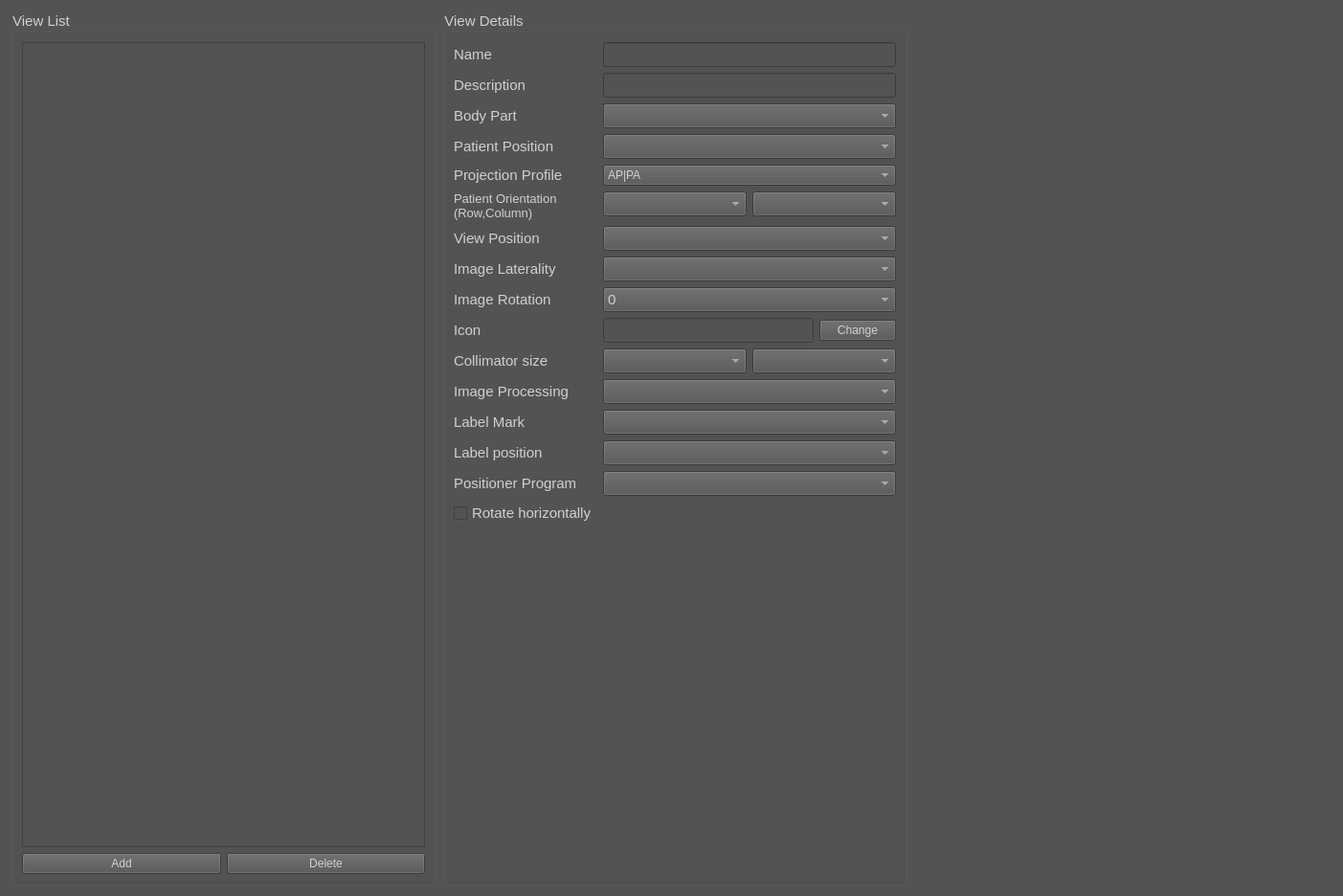
<?xml version="1.0" encoding="UTF-8"?>
<ui version="4.0">
 <class>ViewConfigurationWidget</class>
 <widget class="QWidget" name="ViewConfigurationWidget">
  <property name="geometry">
   <rect>
    <x>0</x>
    <y>0</y>
    <width>1403</width>
    <height>936</height>
   </rect>
  </property>
  <property name="font">
   <font>
    <pointsize>11</pointsize>
   </font>
  </property>
  <property name="windowTitle">
   <string>Form</string>
  </property>
  <property name="styleSheet">
   <string notr="true">color: rgb(208, 208, 208);
background-color: rgb(83, 83, 83);</string>
  </property>
  <layout class="QHBoxLayout" name="horizontalLayout_5">
   <item>
    <widget class="QGroupBox" name="viewListGroupBox">
     <property name="font">
      <font>
       <pointsize>11</pointsize>
      </font>
     </property>
     <property name="title">
      <string>View List</string>
     </property>
     <layout class="QVBoxLayout" name="verticalLayout_2">
      <item>
       <widget class="QListView" name="viewListView"/>
      </item>
      <item>
       <layout class="QHBoxLayout" name="horizontalLayout">
        <item>
         <widget class="QPushButton" name="addViewBtn">
          <property name="text">
           <string>Add</string>
          </property>
         </widget>
        </item>
        <item>
         <widget class="QPushButton" name="deleteViewBtn">
          <property name="text">
           <string>Delete</string>
          </property>
         </widget>
        </item>
       </layout>
      </item>
     </layout>
    </widget>
   </item>
   <item>
    <widget class="QGroupBox" name="viewDetailGroupBox">
     <property name="font">
      <font>
       <pointsize>11</pointsize>
      </font>
     </property>
     <property name="title">
      <string>View Details</string>
     </property>
     <layout class="QFormLayout" name="formLayout">
      <item row="0" column="0">
       <widget class="QLabel" name="viewNameLbl">
        <property name="font">
         <font>
          <pointsize>11</pointsize>
         </font>
        </property>
        <property name="text">
         <string>Name</string>
        </property>
       </widget>
      </item>
      <item row="0" column="1">
       <widget class="QLineEdit" name="viewNameLineEdit">
        <property name="minimumSize">
         <size>
          <width>150</width>
          <height>0</height>
         </size>
        </property>
        <property name="font">
         <font>
          <pointsize>11</pointsize>
         </font>
        </property>
       </widget>
      </item>
      <item row="1" column="0">
       <widget class="QLabel" name="viewDescriptionLbl">
        <property name="font">
         <font>
          <pointsize>11</pointsize>
         </font>
        </property>
        <property name="text">
         <string>Description</string>
        </property>
       </widget>
      </item>
      <item row="1" column="1">
       <widget class="QLineEdit" name="viewDescriptionLineEdit">
        <property name="minimumSize">
         <size>
          <width>150</width>
          <height>0</height>
         </size>
        </property>
        <property name="font">
         <font>
          <pointsize>11</pointsize>
         </font>
        </property>
       </widget>
      </item>
      <item row="2" column="0">
       <widget class="QLabel" name="bodyPartLbl">
        <property name="font">
         <font>
          <pointsize>11</pointsize>
         </font>
        </property>
        <property name="text">
         <string>Body Part</string>
        </property>
       </widget>
      </item>
      <item row="2" column="1">
       <widget class="QComboBox" name="bodyPartComboBox">
        <property name="minimumSize">
         <size>
          <width>150</width>
          <height>0</height>
         </size>
        </property>
        <property name="font">
         <font>
          <pointsize>11</pointsize>
         </font>
        </property>
       </widget>
      </item>
      <item row="3" column="0">
       <widget class="QLabel" name="orientationPartLbl_2">
        <property name="font">
         <font>
          <pointsize>11</pointsize>
         </font>
        </property>
        <property name="text">
         <string>Patient Position</string>
        </property>
       </widget>
      </item>
      <item row="3" column="1">
       <widget class="QComboBox" name="patientPositionComboBox">
        <property name="minimumSize">
         <size>
          <width>150</width>
          <height>0</height>
         </size>
        </property>
        <property name="font">
         <font>
          <pointsize>11</pointsize>
         </font>
        </property>
        <item>
         <property name="text">
          <string/>
         </property>
        </item>
        <item>
         <property name="text">
          <string>Supine</string>
         </property>
        </item>
        <item>
         <property name="text">
          <string>Prone</string>
         </property>
        </item>
        <item>
         <property name="text">
          <string>Erect</string>
         </property>
        </item>
        <item>
         <property name="text">
          <string>Lateral</string>
         </property>
        </item>
       </widget>
      </item>
      <item row="4" column="0">
       <widget class="QLabel" name="projectionProfilePositionLbl">
        <property name="font">
         <font>
          <pointsize>11</pointsize>
         </font>
        </property>
        <property name="text">
         <string>Projection Profile</string>
        </property>
       </widget>
      </item>
      <item row="4" column="1">
       <widget class="QComboBox" name="projectionProfileComboBox">
        <property name="minimumSize">
         <size>
          <width>150</width>
          <height>0</height>
         </size>
        </property>
        <item>
         <property name="text">
          <string>AP|PA</string>
         </property>
        </item>
        <item>
         <property name="text">
          <string>LAT</string>
         </property>
        </item>
        <item>
         <property name="text">
          <string>OBL</string>
         </property>
        </item>
        <item>
         <property name="text">
          <string>AXIAL</string>
         </property>
        </item>
        <item>
         <property name="text">
          <string>DUAL</string>
         </property>
        </item>
       </widget>
      </item>
      <item row="5" column="0">
       <widget class="QLabel" name="patientOrientationLbl">
        <property name="font">
         <font>
          <pointsize>10</pointsize>
         </font>
        </property>
        <property name="text">
         <string>Patient Orientation
(Row,Column)</string>
        </property>
       </widget>
      </item>
      <item row="5" column="1">
       <layout class="QHBoxLayout" name="horizontalLayout_2">
        <item>
         <widget class="QComboBox" name="patientOrientationRowComboBox">
          <property name="minimumSize">
           <size>
            <width>150</width>
            <height>0</height>
           </size>
          </property>
          <property name="font">
           <font>
            <pointsize>11</pointsize>
           </font>
          </property>
          <item>
           <property name="text">
            <string/>
           </property>
          </item>
          <item>
           <property name="text">
            <string>L</string>
           </property>
          </item>
          <item>
           <property name="text">
            <string>R</string>
           </property>
          </item>
          <item>
           <property name="text">
            <string>A</string>
           </property>
          </item>
          <item>
           <property name="text">
            <string>P</string>
           </property>
          </item>
          <item>
           <property name="text">
            <string>H</string>
           </property>
          </item>
          <item>
           <property name="text">
            <string>F</string>
           </property>
          </item>
          <item>
           <property name="text">
            <string>LA</string>
           </property>
          </item>
          <item>
           <property name="text">
            <string>LP</string>
           </property>
          </item>
          <item>
           <property name="text">
            <string>LH</string>
           </property>
          </item>
          <item>
           <property name="text">
            <string>LF</string>
           </property>
          </item>
          <item>
           <property name="text">
            <string>RA</string>
           </property>
          </item>
          <item>
           <property name="text">
            <string>RP</string>
           </property>
          </item>
          <item>
           <property name="text">
            <string>RH</string>
           </property>
          </item>
          <item>
           <property name="text">
            <string>RF</string>
           </property>
          </item>
          <item>
           <property name="text">
            <string>AL</string>
           </property>
          </item>
          <item>
           <property name="text">
            <string>AR</string>
           </property>
          </item>
          <item>
           <property name="text">
            <string>AH</string>
           </property>
          </item>
          <item>
           <property name="text">
            <string>AF</string>
           </property>
          </item>
          <item>
           <property name="text">
            <string>PL</string>
           </property>
          </item>
          <item>
           <property name="text">
            <string>PR</string>
           </property>
          </item>
          <item>
           <property name="text">
            <string>PH</string>
           </property>
          </item>
          <item>
           <property name="text">
            <string>PF</string>
           </property>
          </item>
          <item>
           <property name="text">
            <string>HL</string>
           </property>
          </item>
          <item>
           <property name="text">
            <string>HR</string>
           </property>
          </item>
          <item>
           <property name="text">
            <string>HA</string>
           </property>
          </item>
          <item>
           <property name="text">
            <string>HP</string>
           </property>
          </item>
          <item>
           <property name="text">
            <string>FL</string>
           </property>
          </item>
          <item>
           <property name="text">
            <string>FR</string>
           </property>
          </item>
          <item>
           <property name="text">
            <string>FA</string>
           </property>
          </item>
          <item>
           <property name="text">
            <string>FP</string>
           </property>
          </item>
         </widget>
        </item>
        <item>
         <widget class="QComboBox" name="patientOrientationColumnComboBox">
          <property name="minimumSize">
           <size>
            <width>150</width>
            <height>0</height>
           </size>
          </property>
          <property name="font">
           <font>
            <pointsize>11</pointsize>
           </font>
          </property>
          <item>
           <property name="text">
            <string/>
           </property>
          </item>
          <item>
           <property name="text">
            <string>L</string>
           </property>
          </item>
          <item>
           <property name="text">
            <string>R</string>
           </property>
          </item>
          <item>
           <property name="text">
            <string>A</string>
           </property>
          </item>
          <item>
           <property name="text">
            <string>P</string>
           </property>
          </item>
          <item>
           <property name="text">
            <string>H</string>
           </property>
          </item>
          <item>
           <property name="text">
            <string>F</string>
           </property>
          </item>
          <item>
           <property name="text">
            <string>LA</string>
           </property>
          </item>
          <item>
           <property name="text">
            <string>LP</string>
           </property>
          </item>
          <item>
           <property name="text">
            <string>LH</string>
           </property>
          </item>
          <item>
           <property name="text">
            <string>LF</string>
           </property>
          </item>
          <item>
           <property name="text">
            <string>RA</string>
           </property>
          </item>
          <item>
           <property name="text">
            <string>RP</string>
           </property>
          </item>
          <item>
           <property name="text">
            <string>RH</string>
           </property>
          </item>
          <item>
           <property name="text">
            <string>RF</string>
           </property>
          </item>
          <item>
           <property name="text">
            <string>AL</string>
           </property>
          </item>
          <item>
           <property name="text">
            <string>AR</string>
           </property>
          </item>
          <item>
           <property name="text">
            <string>AH</string>
           </property>
          </item>
          <item>
           <property name="text">
            <string>AF</string>
           </property>
          </item>
          <item>
           <property name="text">
            <string>PL</string>
           </property>
          </item>
          <item>
           <property name="text">
            <string>PR</string>
           </property>
          </item>
          <item>
           <property name="text">
            <string>PH</string>
           </property>
          </item>
          <item>
           <property name="text">
            <string>PF</string>
           </property>
          </item>
          <item>
           <property name="text">
            <string>HL</string>
           </property>
          </item>
          <item>
           <property name="text">
            <string>HR</string>
           </property>
          </item>
          <item>
           <property name="text">
            <string>HA</string>
           </property>
          </item>
          <item>
           <property name="text">
            <string>HP</string>
           </property>
          </item>
          <item>
           <property name="text">
            <string>FL</string>
           </property>
          </item>
          <item>
           <property name="text">
            <string>FR</string>
           </property>
          </item>
          <item>
           <property name="text">
            <string>FA</string>
           </property>
          </item>
          <item>
           <property name="text">
            <string>FP</string>
           </property>
          </item>
         </widget>
        </item>
       </layout>
      </item>
      <item row="6" column="0">
       <widget class="QLabel" name="viewPositionLbl">
        <property name="font">
         <font>
          <pointsize>11</pointsize>
         </font>
        </property>
        <property name="text">
         <string>View Position</string>
        </property>
       </widget>
      </item>
      <item row="6" column="1">
       <widget class="QComboBox" name="viewPositionComboBox">
        <property name="minimumSize">
         <size>
          <width>150</width>
          <height>0</height>
         </size>
        </property>
        <property name="font">
         <font>
          <pointsize>11</pointsize>
         </font>
        </property>
        <item>
         <property name="text">
          <string/>
         </property>
        </item>
        <item>
         <property name="text">
          <string>AP</string>
         </property>
        </item>
        <item>
         <property name="text">
          <string>PA</string>
         </property>
        </item>
        <item>
         <property name="text">
          <string>LL</string>
         </property>
        </item>
        <item>
         <property name="text">
          <string>RL</string>
         </property>
        </item>
        <item>
         <property name="text">
          <string>RLD</string>
         </property>
        </item>
        <item>
         <property name="text">
          <string>LLD</string>
         </property>
        </item>
        <item>
         <property name="text">
          <string>RLO</string>
         </property>
        </item>
        <item>
         <property name="text">
          <string>LLO</string>
         </property>
        </item>
       </widget>
      </item>
      <item row="7" column="0">
       <widget class="QLabel" name="imageLateralityLbl">
        <property name="font">
         <font>
          <pointsize>11</pointsize>
         </font>
        </property>
        <property name="text">
         <string>Image Laterality</string>
        </property>
       </widget>
      </item>
      <item row="7" column="1">
       <widget class="QComboBox" name="imageLateralityComboBox">
        <property name="minimumSize">
         <size>
          <width>150</width>
          <height>0</height>
         </size>
        </property>
        <property name="font">
         <font>
          <pointsize>11</pointsize>
         </font>
        </property>
        <item>
         <property name="text">
          <string/>
         </property>
        </item>
        <item>
         <property name="text">
          <string>L</string>
         </property>
        </item>
        <item>
         <property name="text">
          <string>R</string>
         </property>
        </item>
        <item>
         <property name="text">
          <string>B</string>
         </property>
        </item>
       </widget>
      </item>
      <item row="8" column="0">
       <widget class="QLabel" name="imageRotatationLbl">
        <property name="font">
         <font>
          <pointsize>11</pointsize>
         </font>
        </property>
        <property name="text">
         <string>Image Rotation</string>
        </property>
       </widget>
      </item>
      <item row="8" column="1">
       <widget class="QComboBox" name="imageRotationComboBox">
        <property name="minimumSize">
         <size>
          <width>150</width>
          <height>0</height>
         </size>
        </property>
        <property name="font">
         <font>
          <pointsize>11</pointsize>
         </font>
        </property>
        <item>
         <property name="text">
          <string>0</string>
         </property>
        </item>
        <item>
         <property name="text">
          <string>90</string>
         </property>
        </item>
        <item>
         <property name="text">
          <string>180</string>
         </property>
        </item>
        <item>
         <property name="text">
          <string>270</string>
         </property>
        </item>
       </widget>
      </item>
      <item row="9" column="0">
       <widget class="QLabel" name="iconLbl">
        <property name="font">
         <font>
          <pointsize>11</pointsize>
         </font>
        </property>
        <property name="text">
         <string>Icon</string>
        </property>
       </widget>
      </item>
      <item row="9" column="1">
       <layout class="QHBoxLayout" name="horizontalLayout_3">
        <item>
         <widget class="QLineEdit" name="iconLineEdit">
          <property name="minimumSize">
           <size>
            <width>150</width>
            <height>0</height>
           </size>
          </property>
          <property name="font">
           <font>
            <pointsize>11</pointsize>
           </font>
          </property>
         </widget>
        </item>
        <item>
         <widget class="QPushButton" name="iconSelectFileBtn">
          <property name="text">
           <string>Change</string>
          </property>
         </widget>
        </item>
       </layout>
      </item>
      <item row="10" column="0">
       <widget class="QLabel" name="collimatorSizeLbl">
        <property name="font">
         <font>
          <pointsize>11</pointsize>
         </font>
        </property>
        <property name="text">
         <string>Collimator size</string>
        </property>
       </widget>
      </item>
      <item row="10" column="1">
       <layout class="QHBoxLayout" name="horizontalLayout_4">
        <item>
         <widget class="QComboBox" name="collimatorSizeXComboBox">
          <property name="minimumSize">
           <size>
            <width>50</width>
            <height>0</height>
           </size>
          </property>
          <property name="font">
           <font>
            <pointsize>11</pointsize>
           </font>
          </property>
         </widget>
        </item>
        <item>
         <widget class="QComboBox" name="collimatorSizeYComboBox">
          <property name="minimumSize">
           <size>
            <width>50</width>
            <height>0</height>
           </size>
          </property>
          <property name="font">
           <font>
            <pointsize>11</pointsize>
           </font>
          </property>
         </widget>
        </item>
       </layout>
      </item>
      <item row="11" column="0">
       <widget class="QLabel" name="imageProcessingLbl">
        <property name="font">
         <font>
          <pointsize>11</pointsize>
         </font>
        </property>
        <property name="text">
         <string>Image Processing</string>
        </property>
       </widget>
      </item>
      <item row="11" column="1">
       <widget class="QComboBox" name="imageProcessComboBox">
        <property name="minimumSize">
         <size>
          <width>150</width>
          <height>0</height>
         </size>
        </property>
        <property name="font">
         <font>
          <pointsize>11</pointsize>
         </font>
        </property>
       </widget>
      </item>
      <item row="12" column="0">
       <widget class="QLabel" name="labelMarkLbl">
        <property name="font">
         <font>
          <pointsize>11</pointsize>
         </font>
        </property>
        <property name="text">
         <string>Label Mark</string>
        </property>
       </widget>
      </item>
      <item row="12" column="1">
       <widget class="QComboBox" name="labelMarkComboBox">
        <property name="minimumSize">
         <size>
          <width>150</width>
          <height>0</height>
         </size>
        </property>
        <property name="font">
         <font>
          <pointsize>11</pointsize>
         </font>
        </property>
        <item>
         <property name="text">
          <string/>
         </property>
        </item>
        <item>
         <property name="text">
          <string>R</string>
         </property>
        </item>
        <item>
         <property name="text">
          <string>L</string>
         </property>
        </item>
        <item>
         <property name="text">
          <string>PA</string>
         </property>
        </item>
        <item>
         <property name="text">
          <string>AP</string>
         </property>
        </item>
        <item>
         <property name="text">
          <string>LAT</string>
         </property>
        </item>
        <item>
         <property name="text">
          <string>OBL</string>
         </property>
        </item>
        <item>
         <property name="text">
          <string>FLAT</string>
         </property>
        </item>
        <item>
         <property name="text">
          <string>UPRT</string>
         </property>
        </item>
       </widget>
      </item>
      <item row="13" column="0">
       <widget class="QLabel" name="labelPositionLbl">
        <property name="font">
         <font>
          <pointsize>11</pointsize>
         </font>
        </property>
        <property name="text">
         <string>Label position</string>
        </property>
       </widget>
      </item>
      <item row="13" column="1">
       <widget class="QComboBox" name="labelPositionComboBox">
        <property name="minimumSize">
         <size>
          <width>150</width>
          <height>0</height>
         </size>
        </property>
        <property name="font">
         <font>
          <pointsize>11</pointsize>
         </font>
        </property>
        <item>
         <property name="text">
          <string/>
         </property>
        </item>
        <item>
         <property name="text">
          <string>LEFT TOP</string>
         </property>
        </item>
        <item>
         <property name="text">
          <string>RIGHT TOP</string>
         </property>
        </item>
        <item>
         <property name="text">
          <string>LEFT BOTTOM</string>
         </property>
        </item>
        <item>
         <property name="text">
          <string>RIGHT BOTTOM</string>
         </property>
        </item>
       </widget>
      </item>
      <item row="14" column="0">
       <widget class="QLabel" name="positionerProgramLbl">
        <property name="font">
         <font>
          <pointsize>11</pointsize>
         </font>
        </property>
        <property name="text">
         <string>Positioner Program</string>
        </property>
       </widget>
      </item>
      <item row="14" column="1">
       <widget class="QComboBox" name="positionerProgramComboBox">
        <property name="minimumSize">
         <size>
          <width>150</width>
          <height>0</height>
         </size>
        </property>
        <property name="font">
         <font>
          <pointsize>11</pointsize>
         </font>
        </property>
       </widget>
      </item>
      <item row="15" column="0">
       <widget class="QCheckBox" name="rotateHorizontallyCheckBox">
        <property name="font">
         <font>
          <pointsize>11</pointsize>
         </font>
        </property>
        <property name="text">
         <string>Rotate horizontally</string>
        </property>
       </widget>
      </item>
     </layout>
    </widget>
   </item>
   <item>
    <spacer name="horizontalSpacer">
     <property name="orientation">
      <enum>Qt::Orientation::Horizontal</enum>
     </property>
     <property name="sizeHint" stdset="0">
      <size>
       <width>40</width>
       <height>20</height>
      </size>
     </property>
    </spacer>
   </item>
  </layout>
 </widget>
 <resources/>
 <connections/>
</ui>
